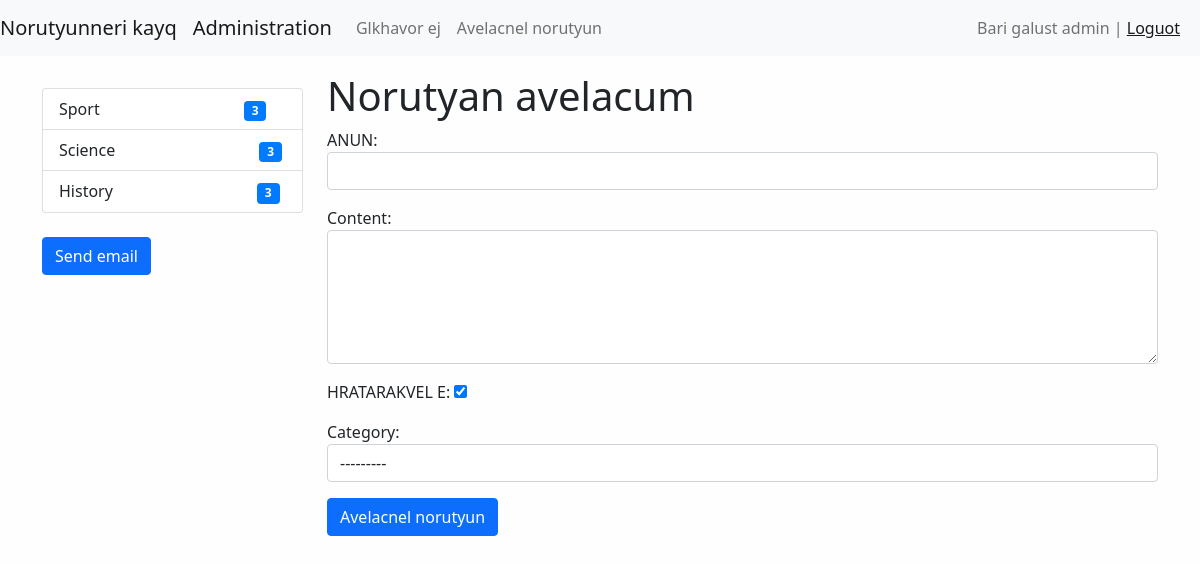
The page /news/add_news/ (signed in) on the database its author committed.
### news/models.py (models this page shows)
class Category(models.Model):
    title = models.CharField(max_length=150, db_index=True, verbose_name='CATEGORYI ANUN')
    def get_absolute_url(self):
        return reverse('category', kwargs={"category_id": self.pk})
    def __str__(self):
        return self.title
    class Meta:
        verbose_name = "Category"
        verbose_name_plural = "Categoryner"
        ordering = ['title']

### news/views.py (the view)
# urls.py: path('news/add_news/', CreateNews.as_view(), name='add_news'),
class CreateNews(LoginRequiredMixin, CreateView):
    form_class = NewsForm
    template_name = 'news/add_news.html'
    login_url = '/admin/'

### news/forms.py (shortened to what this page needs)
class NewsForm(forms.ModelForm):
    class Meta:
        model = News
        fields = ['title', 'content', 'is_published', 'category']
        widgets = {
            'title': forms.TextInput(attrs={'class': 'form-control'}),
            'content': forms.Textarea(attrs={'class': 'form-control', 'rows': 5}),
            'category': forms.Select(attrs={'class': 'form-control'}),
        }

### news/templatetags/news_tags.py (called while the page is built)
@register.inclusion_tag('news/list-categories.html')
def show_categories(arg1="hello", arg2="world"):
    categories = Category.objects.annotate(cnt=Count("get_news", filter=F('get_news__is_published'))).filter(cnt__gt=0)
    return {"categories": categories, "arg1": arg1, "arg2": arg2}

### news/templates/news/add_news.html (shortened to what this page needs)
{% extends 'base.html' %}
{% block sidebar %}
{% include 'inc/_sidebar.html' %}
{% endblock %}
{% block content %}
<h1> Norutyan avelacum </h1>
<form action="{% url 'add_news' %}" method="post">
    {{ form.as_p }}
    <button class="btn btn-primary btn-block" type="submit"> Avelacnel norutyun</button>
</form>
{% endblock %}

### templates/inc/_nav.html (shortened to what this page needs)
<nav class="navbar navbar-expand-lg navbar-light bg-light">
    <a class="navbar-brand" href="{% url 'home' %}"> Norutyunneri kayq </a>
        <a class="navbar-brand" href="/admin"> Administration </a>
    <div class="collapse navbar-collapse" id="navbarSupportedContent">
        <ul class="navbar-nav me-auto mb-2 mb-lg-0">
            <li class="nav-item"><a class="nav-link" href="{% url 'home' %}">Glkhavor ej</a></li>
            {% if request.user.is_authenticated %}
            <li class="nav-item"><a class="nav-link" href="{% url 'add_news' %}">Avelacnel norutyun</a></li>
            {% endif %}
        </ul>
        <span class="navbar-text" style="padding-right: 20px;">
            {% if request.user.is_authenticated %}
                Bari galust {{ request.user }} | <a href="{% url 'logout' %}">Loguot</a>
            {% else %}
                <a href=" {% url 'register' %} "> Register </a> | <a href="{% url 'login' %}">Login</a>
            {% endif %}
        </span>
    </div>
</nav>

### news/templates/news/list-categories.html (shortened to what this page needs)
<div class="list-group">
    {% for item in categories %}
    <a class="list-group-item list-group-item-action" href="{{ item.get_absolute_url }}">
        {{ item.title }} <span class="badge badge-primary badge-pill"
                               style="background-color: #007bff;color: white;margin-left: 140px;">{{ item.cnt }}</span></a>
    {% endfor %}
</div>

### mysite/static/css/style.css (style rules this page uses)
body { background-color: #fefefe; }

### rows shown on the page
Category: title "Sport", cnt "3"
Category: title "Science", cnt "3"
Category: title "History", cnt "3"

### other values the page prints
{{ request.user }} "admin"
